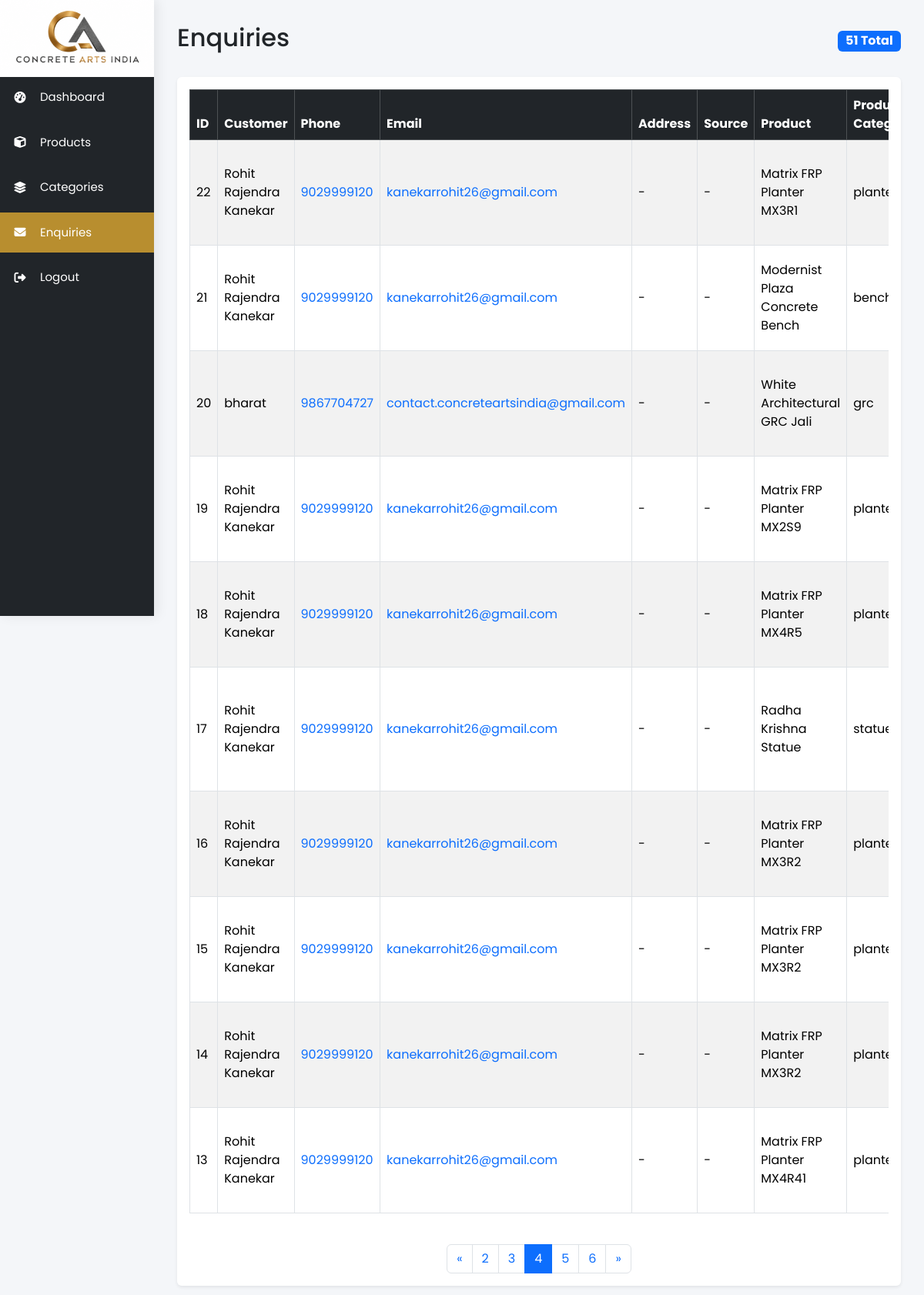
/admin/enquiries/index.php?page=4 (signed in), run on an earlier commit of the app's database.
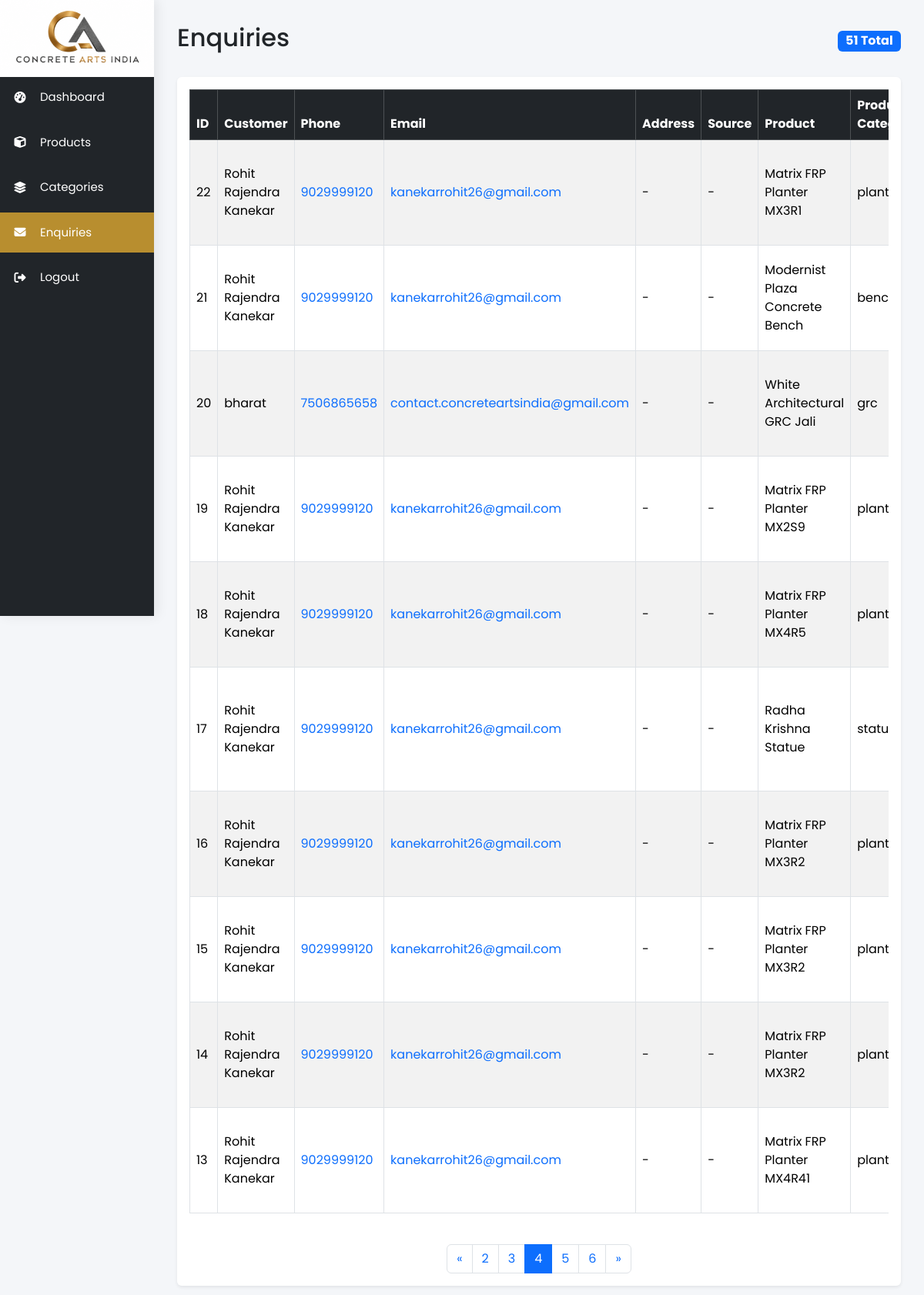
And on a later commit of the database.
### tables this page shows
CREATE TABLE `enquiries` (
  `id` int(11) NOT NULL,
  `customer_name` varchar(150) NOT NULL,
  `phone` varchar(20) NOT NULL,
  `email` varchar(150) NOT NULL,
  `subject` varchar(255) DEFAULT NULL,
  `message` text DEFAULT NULL,
  `customer_address` text DEFAULT NULL,
  `source` varchar(255) DEFAULT NULL,
  `product_name` varchar(255) DEFAULT NULL,
  `product_category` varchar(100) DEFAULT NULL,
  `product_material` varchar(100) DEFAULT NULL,
  `product_size` varchar(100) DEFAULT NULL,
  `product_price` decimal(12,2) DEFAULT NULL,
  `product_length` varchar(100) DEFAULT NULL,
  `product_breadth` varchar(100) DEFAULT NULL,
  `product_height` varchar(100) DEFAULT NULL,
  `product_color` varchar(100) DEFAULT NULL,
  `product_finish` varchar(100) DEFAULT NULL,
  `product_image` varchar(500) DEFAULT NULL,
  `product_url` varchar(500) DEFAULT NULL,
  `created_at` timestamp NOT NULL DEFAULT current_timestamp()
);

### admin/enquiries/index.php (the view, shortened to what this page needs)
<?php
require_once "../includes/header.php";
require_once "../includes/sidebar.php";
    ?>
    <?php
$limit = 10;
$page = isset($_GET["page"])
    ? (int) $_GET["page"]
    : 1;
$offset = ($page - 1) * $limit;
$totalStmt = $pdo->query("
    SELECT COUNT(*)
    FROM enquiries
");
$totalRecords = (int) $totalStmt->fetchColumn();
$totalPages = ceil($totalRecords / $limit);
$stmt = $pdo->prepare("
    SELECT *
    FROM enquiries
    ORDER BY created_at DESC
    LIMIT :limit
    OFFSET :offset
");
$stmt->bindValue(":limit", $limit, PDO::PARAM_INT);
$stmt->bindValue(":offset", $offset, PDO::PARAM_INT);
$stmt->execute();
$enquiries = $stmt->fetchAll(PDO::FETCH_ASSOC);
?>
<div class="main-content">
    <div class="d-flex justify-content-between align-items-center mb-4">
        <h2>Enquiries</h2>
        <span class="badge bg-primary fs-6">
            <?= number_format($totalRecords) ?> Total
        </span>
    </div>
    <div class="card shadow-sm border-0">
        <div class="card-body">
            <div class="table-responsive">
                <table class="table table-hover table-striped table-bordered align-middle">
                    <thead class="table-dark">
                        <tr>
                            <th width="70">ID</th>
                            <th>Customer</th>
                            <th>Phone</th>
                            <th>Email</th>
                            <th>Address</th>
                            <th>Source</th>
                            <th>Product</th>
                            <th>Product Category</th>
                        </tr>
                    </thead>
                    <tbody>
                        <?php if (!empty($enquiries)): ?>
                            <?php foreach ($enquiries as $row): ?>
                                <tr>
                                    <td><?= $row["id"] ?></td>
                                    <td><?= htmlspecialchars($row["customer_name"] ?: "-") ?></td>
                                    <td><a
                                            href="tel:<?= htmlspecialchars($row["phone"] ?: "-") ?>"><?= htmlspecialchars($row["phone"] ?: "-") ?></a>
                                    </td>
                                    <td><a
                                            href="mailto:<?= htmlspecialchars($row["email"] ?: "-") ?>"><?= htmlspecialchars($row["email"] ?: "-") ?></a>
                                    </td>
                                    <td>
                                        <?= htmlspecialchars($row["customer_address"] ?: "-") ?>
                                    </td>
                                    <td><?= htmlspecialchars($row["source"] ?: "-") ?></td>
                                    <td><?= htmlspecialchars($row["product_name"] ?: "-") ?></td>
                                    <td><?= htmlspecialchars($row["product_category"] ?: "-") ?></td>
                                </tr>
                            <?php endforeach; ?>
                        <?php endif; ?>
                    </tbody>
                </table>
            </div>
            <?php if ($totalPages > 1): ?>
                <div class="d-flex justify-content-center mt-4">
                    <nav aria-label="Enquiries Pagination">
                        <ul class="pagination">
                            <li class="page-item <?= ($page <= 1) ? 'disabled' : '' ?>">
                                <a class="page-link" href="?page=<?= $page - 1 ?>">
                                    &laquo;
                                </a>
                            </li>
                            <?php
                            $start = max(1, $page - 2);
                            $end = min($totalPages, $page + 2);
                            for ($i = $start; $i <= $end; $i++):
                                ?>
                                <li class="page-item <?= ($page == $i) ? 'active' : '' ?>">
                                    <a class="page-link" href="?page=<?= $i ?>">
                                        <?= $i ?>
                                    </a>
                                </li>
                            <?php endfor; ?>
                            <li class="page-item <?= ($page >= $totalPages) ? 'disabled' : '' ?>">
                                <a class="page-link" href="?page=<?= $page + 1 ?>">
                                    &raquo;
                                </a>
                            </li>
                        </ul>
                    </nav>
                </div>
            <?php endif; ?>
        </div>
    </div>
</div>
<?php require_once "../includes/footer.php"; ?>

What changed in the data, as far as the page shows it:
changed enquiries "bharat": phone "9867704727" → "7506865658"
